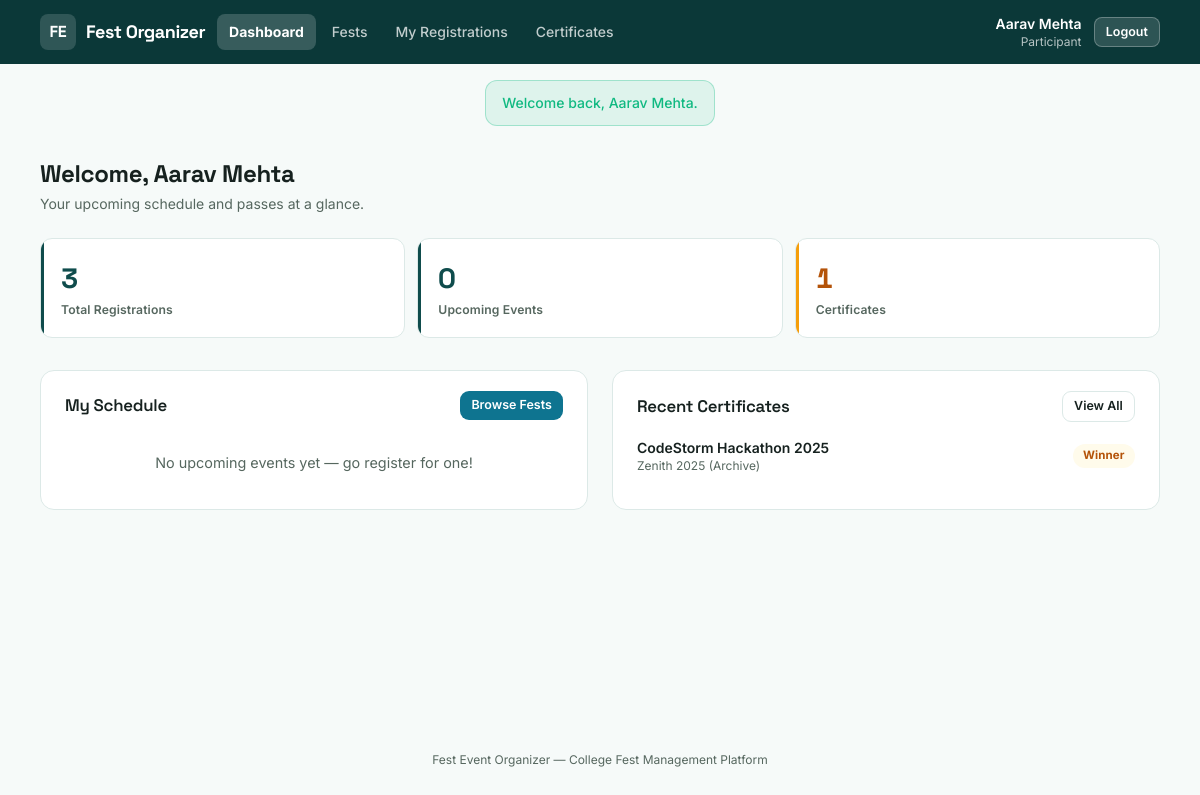
The app's page /index.php?route=participant/dashboard (signed in) with its own data.
### tables this page shows
CREATE TABLE results (
    id                INT AUTO_INCREMENT PRIMARY KEY,
    event_id          INT NOT NULL,
    registration_id   INT NOT NULL,
    position          ENUM('winner', 'runner_up', 'second_runner_up', 'participant') NOT NULL,
    remarks           VARCHAR(255) NULL,
    recorded_by       INT NOT NULL,
    recorded_at       TIMESTAMP NOT NULL DEFAULT CURRENT_TIMESTAMP,
    UNIQUE KEY uniq_event_registration (event_id, registration_id),
    FOREIGN KEY (event_id) REFERENCES events(id) ON DELETE CASCADE,
    FOREIGN KEY (registration_id) REFERENCES registrations(id) ON DELETE CASCADE,
    FOREIGN KEY (recorded_by) REFERENCES users(id)
);

CREATE TABLE events (
    id                INT AUTO_INCREMENT PRIMARY KEY,
    fest_id           INT NOT NULL,
    club_id           INT NOT NULL,
    title             VARCHAR(150) NOT NULL,
    slug              VARCHAR(160) NOT NULL,
    description       TEXT NOT NULL,
    category          ENUM('competition', 'workshop', 'show', 'seminar') NOT NULL,
    venue             VARCHAR(150) NOT NULL,
    start_time        DATETIME NOT NULL,
    end_time          DATETIME NOT NULL,
    capacity          INT NOT NULL,
    team_size_min     INT NOT NULL DEFAULT 1,
    team_size_max     INT NOT NULL DEFAULT 1,
    entry_fee         DECIMAL(8,2) NOT NULL DEFAULT 0.00,
    status            ENUM('pending', 'approved', 'rejected') NOT NULL DEFAULT 'pending',
    rejection_reason  VARCHAR(255) NULL,
    created_by        INT NOT NULL,
    created_at        TIMESTAMP NOT NULL DEFAULT CURRENT_TIMESTAMP,
    updated_at        TIMESTAMP NOT NULL DEFAULT CURRENT_TIMESTAMP ON UPDATE CURRENT_TIMESTAMP,
    UNIQUE KEY uniq_fest_slug (fest_id, slug),
    FOREIGN KEY (fest_id) REFERENCES fests(id) ON DELETE CASCADE,
    FOREIGN KEY (club_id) REFERENCES clubs(id),
    FOREIGN KEY (created_by) REFERENCES users(id)
);

CREATE TABLE fests (
    id            INT AUTO_INCREMENT PRIMARY KEY,
    name          VARCHAR(150) NOT NULL,
    slug          VARCHAR(150) NOT NULL UNIQUE,
    description   TEXT NOT NULL,
    theme         VARCHAR(100) NOT NULL,
    start_date    DATE NOT NULL,
    end_date      DATE NOT NULL,
    venue         VARCHAR(150) NOT NULL,
    status        ENUM('draft', 'published', 'completed') NOT NULL DEFAULT 'draft',
    created_by    INT NOT NULL,
    created_at    TIMESTAMP NOT NULL DEFAULT CURRENT_TIMESTAMP,
    FOREIGN KEY (created_by) REFERENCES users(id)
);

### app/controllers/ParticipantController.php (called while the page is built, shortened)
<?php
require_once __DIR__ . '/../models/Registration.php';
require_once __DIR__ . '/../models/Result.php';
class ParticipantController
{
    public function dashboard(): void
    {
        $registrations = Registration::forLeader(Auth::id());
        $upcoming = array_values(array_filter($registrations, fn($r) => $r['status'] === 'confirmed' && strtotime($r['start_time']) >= time()));
        $certificates = Result::forLeaderWithCertificateInfo(Auth::id());
        require __DIR__ . '/../views/participant/dashboard.php';
    }
}

### public/index.php (called while the page is built, shortened)
<?php
require_once __DIR__ . '/../core/helpers.php';
require_once __DIR__ . '/../core/Database.php';
require_once __DIR__ . '/../core/Auth.php';
require_once __DIR__ . '/../app/models/Registration.php';
require_once __DIR__ . '/../app/models/Result.php';
require_once __DIR__ . '/../app/controllers/ParticipantController.php';
$router = new Router();
$router->get('login', fn() => (new AuthController())->showLogin());
$router->post('login', fn() => (new AuthController())->login());
$router->get('register', fn() => (new AuthController())->showRegister());
$router->post('register', fn() => (new AuthController())->register());
$router->post('logout', fn() => (new AuthController())->logout());
$router->get('admin/dashboard', fn() => (new AdminController())->dashboard());
$router->get('admin/fests', fn() => (new AdminController())->fests());
$router->post('admin/fests/store', fn() => (new AdminController())->festStore());
$router->post('admin/fests/update', fn() => (new AdminController())->festUpdate());
$router->post('admin/fests/status', fn() => (new AdminController())->festStatus());
$router->get('admin/clubs', fn() => (new AdminController())->clubs());
$router->post('admin/clubs/store', fn() => (new AdminController())->clubStore());
$router->post('admin/clubs/status', fn() => (new AdminController())->clubStatus());
$router->get('admin/events', fn() => (new AdminController())->events());
$router->post('admin/events/approve', fn() => (new AdminController())->eventApprove());
$router->post('admin/events/reject', fn() => (new AdminController())->eventReject());
$router->get('admin/clashes', fn() => (new AdminController())->clashes());
$router->get('admin/results', fn() => (new AdminController())->results());
$router->get('organizer/dashboard', fn() => (new OrganizerController())->dashboard());
$router->get('organizer/events', fn() => (new OrganizerController())->events());
$router->get('organizer/events/new', fn() => (new OrganizerController())->eventNew());
$router->post('organizer/events/store', fn() => (new OrganizerController())->eventStore());
$router->get('organizer/events/edit', fn() => (new OrganizerController())->eventEdit());
$router->post('organizer/events/update', fn() => (new OrganizerController())->eventUpdate());
$router->get('organizer/events/roster', fn() => (new OrganizerController())->roster());
$router->post('organizer/registrations/verify', fn() => (new OrganizerController())->verifyEpass());
$router->get('organizer/events/results', fn() => (new OrganizerController())->resultsForm());
$router->post('organizer/results/store', fn() => (new OrganizerController())->resultStore());
$router->post('organizer/results/delete', fn() => (new OrganizerController())->resultDelete());
$router->get('organizer/club', fn() => (new OrganizerController())->profile());
$router->post('organizer/club/update', fn() => (new OrganizerController())->profileUpdate());
$router->get('organizer/fests', fn() => (new OrganizerController())->browseFests());
$router->get('organizer/fests/show', fn() => (new OrganizerController())->browseFestShow());
$router->get('participant/dashboard', fn() => (new ParticipantController())->dashboard());
$router->get('participant/fests', fn() => (new ParticipantController())->fests());
$router->get('participant/fests/show', fn() => (new ParticipantController())->festShow());
$router->get('participant/events/show', fn() => (new ParticipantController())->eventShow());
$router->post('participant/events/register', fn() => (new ParticipantController())->register());
$router->get('participant/registrations', fn() => (new ParticipantController())->registrations());
$router->post('participant/registrations/cancel', fn() => (new ParticipantController())->registrationCancel());
$router->get('participant/registrations/epass', fn() => (new ParticipantController())->epass());
$router->get('participant/certificates', fn() => (new ParticipantController())->certificates());
$router->get('participant/certificates/show', fn() => (new ParticipantController())->certificateShow());
$route = $_GET['route'] ?? '';
$router->dispatch($_SERVER['REQUEST_METHOD'], $route);

### core/Router.php (called while the page is built, shortened)
<?php
class Router
{
    private array $routes = ['GET' => [], 'POST' => []];
    public function get(string $route, callable $handler): void
    {
        $this->routes['GET'][$route] = $handler;
    }
    public function post(string $route, callable $handler): void
    {
        $this->routes['POST'][$route] = $handler;
    }
    public function dispatch(string $method, string $route): void
    {
        $handler = $this->routes[$method][$route] ?? null;
        try {
            $handler();
        } catch (Throwable $e) {
            error_log($e->getMessage());
            http_response_code(500);
            require __DIR__ . '/../app/views/errors/500.php';
        }
    }
}

### core/Auth.php (called while the page is built, shortened)
<?php
require_once __DIR__ . '/Database.php';
class Auth
{
    public static function id(): ?int
    {
        return $_SESSION['user_id'] ?? null;
    }
    public static function name(): ?string
    {
        return $_SESSION['user_name'] ?? null;
    }
}

### core/helpers.php (called while the page is built, shortened)
<?php
function e(?string $value): string
{
    return htmlspecialchars($value ?? '', ENT_QUOTES, 'UTF-8');
}

### core/Database.php (called while the page is built)
<?php
class Database
{
    private static ?PDO $instance = null;
    public static function connect(): PDO
    {
        if (self::$instance === null) {
            $config = require __DIR__ . '/../config/database.php';
            $dsn = sprintf(
                'mysql:host=%s;port=%d;dbname=%s;charset=%s',
                $config['host'],
                $config['port'],
                $config['database'],
                $config['charset']
            );
            self::$instance = new PDO($dsn, $config['username'], $config['password'], [
                PDO::ATTR_ERRMODE            => PDO::ERRMODE_EXCEPTION,
                PDO::ATTR_DEFAULT_FETCH_MODE => PDO::FETCH_ASSOC,
                PDO::ATTR_EMULATE_PREPARES   => false,
            ]);
        }
        return self::$instance;
    }
}

### app/models/Registration.php (called while the page is built, shortened)
<?php
require_once __DIR__ . '/../../core/Database.php';
class Registration
{
    public static function forLeader(int $leaderId): array
    {
        $stmt = Database::connect()->prepare(
            "SELECT r.*, ev.title AS event_title, ev.venue, ev.start_time, ev.end_time, ev.category,
                    f.name AS fest_name,
                    EXISTS(SELECT 1 FROM results res WHERE res.registration_id = r.id) AS has_result
             FROM registrations r
             JOIN events ev ON ev.id = r.event_id
             JOIN fests f ON f.id = ev.fest_id
             WHERE r.leader_id = ?
             ORDER BY ev.start_time"
        );
        $stmt->execute([$leaderId]);
        return $stmt->fetchAll();
    }
}

### app/models/Result.php (called while the page is built, shortened)
<?php
require_once __DIR__ . '/../../core/Database.php';
class Result
{
    public static function forLeaderWithCertificateInfo(int $leaderId): array
    {
        $stmt = Database::connect()->prepare(
            "SELECT res.*, r.team_name, ev.title AS event_title, ev.category, f.name AS fest_name, u.name AS leader_name
             FROM results res
             JOIN registrations r ON r.id = res.registration_id
             JOIN events ev ON ev.id = res.event_id
             JOIN fests f ON f.id = ev.fest_id
             JOIN users u ON u.id = r.leader_id
             WHERE r.leader_id = ?
             ORDER BY res.recorded_at DESC"
        );
        $stmt->execute([$leaderId]);
        return $stmt->fetchAll();
    }
}

### app/views/participant/dashboard.php (the view, shortened to what this page needs)
<?php $pageTitle = 'My Dashboard'; require __DIR__ . '/../partials/header.php'; require __DIR__ . '/../partials/navbar.php'; require __DIR__ . '/../partials/flash.php'; ?>
<main class="max-w-6xl mx-auto px-4 py-8 flex-1 w-full">
    <h1 class="font-display text-2xl font-bold mb-1">Welcome, <?= e(Auth::name()) ?></h1>
    <p class="text-slateink text-sm mb-6">Your upcoming schedule and passes at a glance.</p>
    <div class="grid grid-cols-3 gap-3 mb-8">
        <div class="stat-tile stat-tile-accent"><span class="stat-value"><?= count($registrations) ?></span><span class="stat-label">Total Registrations</span></div>
        <div class="stat-tile stat-tile-accent"><span class="stat-value"><?= count($upcoming) ?></span><span class="stat-label">Upcoming Events</span></div>
        <div class="stat-tile stat-tile-gold"><span class="stat-value"><?= count($certificates) ?></span><span class="stat-label">Certificates</span></div>
    </div>
    <div class="grid md:grid-cols-2 gap-6">
        <div class="card">
            <div class="card-head">
                <h2>My Schedule</h2>
                <a href="/index.php?route=participant/fests" class="btn-primary btn-sm">Browse Fests</a>
            </div>
            <?php if (empty($upcoming)): ?>
                <p class="empty-state">No upcoming events yet — go register for one!</p>
            <?php endif; ?>
        </div>
        <div class="card">
            <div class="card-head">
                <h2>Recent Certificates</h2>
                <a href="/index.php?route=participant/certificates" class="btn-secondary btn-sm">View All</a>
            </div>
            <?php if (empty($certificates)): ?>
                <p class="empty-state">No results recorded for you yet.</p>
            <?php else: ?>
                <ul class="space-y-3">
                    <?php foreach (array_slice($certificates, 0, 5) as $c): ?>
                        <li class="flex items-center justify-between gap-3 border-b border-line pb-2 last:border-0 last:pb-0">
                            <div>
                                <p class="font-semibold text-sm"><?= e($c['event_title']) ?></p>
                                <p class="text-xs text-slateink"><?= e($c['fest_name']) ?></p>
                            </div>
                            <a href="/index.php?route=participant/certificates/show&id=<?= (int)$c['id'] ?>" class="badge badge-gold"><?= e(str_replace('_', ' ', $c['position'])) ?></a>
                        </li>
                    <?php endforeach; ?>
                </ul>
            <?php endif; ?>
        </div>
    </div>
</main>
<?php require __DIR__ . '/../partials/footer.php'; ?>

### public/assets/css/style.css (style rules this page uses)
* { box-sizing: border-box; }
h1, h2, h3, h4, .font-display { font-family: 'Space Grotesk', sans-serif; letter-spacing: -0.015em; }
.card { background: #fff; border: 1px solid #DCE9E7; border-radius: 14px; padding: 1.25rem 1.5rem; margin-bottom: 1.25rem; }
.card-head { display: flex; align-items: center; justify-content: space-between; gap: 1rem; margin-bottom: 1rem; flex-wrap: wrap; }
.card-head h2 { font-size: 1.05rem; font-weight: 600; }
.stat-tile { background: #fff; border: 1px solid #DCE9E7; border-radius: 12px; padding: 1.1rem 1.25rem; display: flex; flex-direction: column; gap: 0.15rem; position: relative; overflow: hidden; }
.stat-tile::before { content: ''; position: absolute; left: 0; top: 0; bottom: 0; width: 3px; background: #DCE9E7; }
.stat-tile .stat-value { font-family: 'Space Grotesk', sans-serif; font-size: 1.75rem; font-weight: 700; color: #16211F; font-variant-numeric: tabular-nums; }
.stat-tile .stat-label { font-size: 0.76rem; color: #56675F; font-weight: 600; letter-spacing: 0.01em; }
.stat-tile-accent::before { background: #0F4C4C; }
.stat-tile-accent .stat-value { color: #0F4C4C; }
.stat-tile-gold::before { background: #F59E0B; }
.stat-tile-gold .stat-value { color: #B45309; }
.btn-primary { background: #0E7490; color: #fff; border-radius: 9px; padding: 0.55rem 1.15rem; font-weight: 600; font-size: 0.88rem; display: inline-flex; align-items: center; justify-content: center; gap: .4rem; border: none; cursor: pointer; transition: background .15s, transform .15s; }
.btn-secondary { background: #fff; color: #16211F; border: 1px solid #DCE9E7; border-radius: 9px; padding: 0.55rem 1.15rem; font-weight: 600; font-size: 0.88rem; display: inline-flex; align-items: center; justify-content: center; gap: .4rem; cursor: pointer; transition: border-color .15s, color .15s; }
.btn-sm { padding: 0.32rem 0.7rem; font-size: 0.78rem; }
.badge { display:inline-flex; align-items:center; gap: .3rem; padding: 0.2rem 0.65rem; border-radius: 999px; font-size: 0.72rem; font-weight: 700; letter-spacing: 0.01em; text-transform: capitalize; }
.badge-gold { background: #FFFBEB; color: #B45309; }
.empty-state { color: #56675F; font-size: 0.9rem; padding: 1rem 0; text-align: center; }

### records on screen
results: event.title "CodeStorm Hackathon 2025", fests.name "Zenith 2025 (Archive)", position "Winner"

### other values on screen
$label "Dashboard"
$label "Fests"
$label "My Registrations"
$label "Certificates"
Auth::name() "Aarav Mehta"
str_replace('_', ' ', $role ?? '') "Participant"
$success "Welcome back, Aarav Mehta."
count($registrations) "3"
count($upcoming) "0"
count($certificates) "1"
